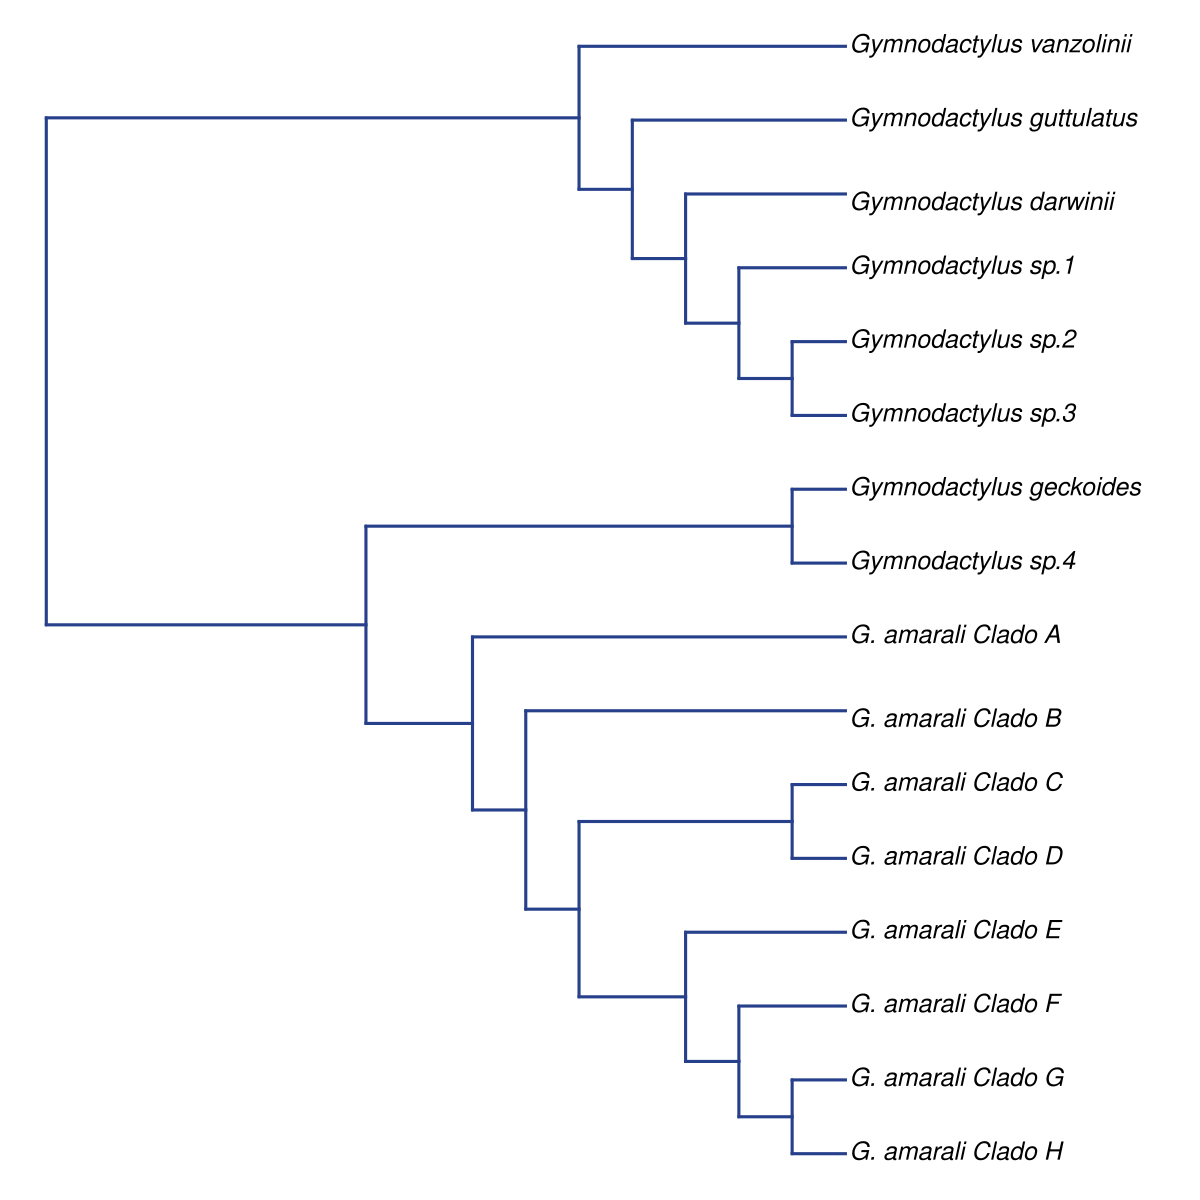

The script that drew this image:
require(phytools)


## Arvore do genero em notação parentética
tree <- read.tree (text="((((((((G._amarali_Clado_H,G._amarali_Clado_G),G._amarali_Clado_F),G._amarali_Clado_E),
                    (G._amarali_Clado_D,G._amarali_Clado_C)),
                    G._amarali_Clado_B),G._amarali_Clado_A),(Gymnodactylus_sp.4,Gymnodactylus_geckoides)),
                    (((((Gymnodactylus_sp.3,Gymnodactylus_sp.2),Gymnodactylus_sp.1),
                    Gymnodactylus_darwinii),Gymnodactylus_guttulatus),Gymnodactylus_vanzolinii));")

plotTree(tree, offset=0.2, ftype="i", fsize=1, lwd=3, color= "royalblue4", add=FALSE, type="phylogram")
?plotTree.barplot
nodelabels()

### Para salvar a figura
### setwd("~/Dropbox/Wellington_LACV/DISSERTAÇÃO/Imagens")
### png (filename="Filogenia.png", width = 800, height = 800, units = "px", pointsize = 16, bg = "white", res = NA)
### plotTree(tree,offset=0.2,ftype="i", fsize=1, lwd=3)
### dev.off()



setwd("~/Dropbox/Wellington_LACV/DISSERTAÇÃO/Planilhas/Serra da Mesa/R")
pdf ("Filogenia.pdf", width = 12, height = 12,bg = "transparent") 
plotTree(tree, offset=0.2, ftype="i", fsize=1.5, lwd=3, color= "royalblue4", add=F, type="phylogram")
dev.off()

require(ggplot2)
require(ggtree)
ggtree(tree)
ggtree(tree, aes(color=group, linetype=group)) + geom_tiplab(aes(subset=(group==2)))
tree <- groupClade(tree, node=c(21, 17))
ggtree(tree, aes(color=group, linetype=group)) + geom_tiplab(aes(subset=(group==2)))


pdf ("Filogenia Cassimiro.pdf", width = 12, height = 12,bg = "transparent")
tree2 <- read.tree (text="(((Gymnodactylus_amarali),(Gymnodactylus_spn.4,Gymnodactylus_geckoides)),
                    (((((Gymnodactylus_spn.3,Gymnodactylus_spn.2),Gymnodactylus_spn.1),
                    Gymnodactylus_darwinii),Gymnodactylus_guttulatus),Gymnodactylus_vanzolinii));")
plotTree(tree2, offset=0.2, ftype="i", fsize=1.5, lwd=3, color= "royalblue4", add=F, type="phylogram")
dev.off()
